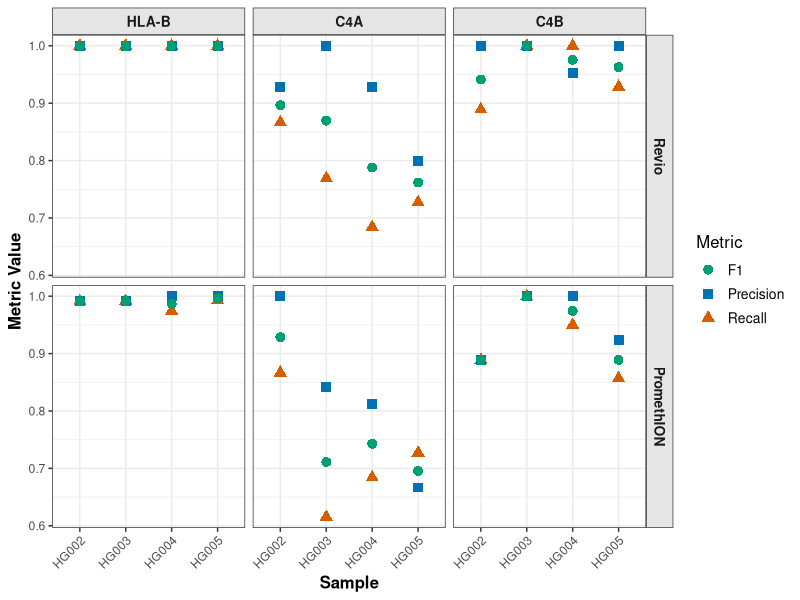
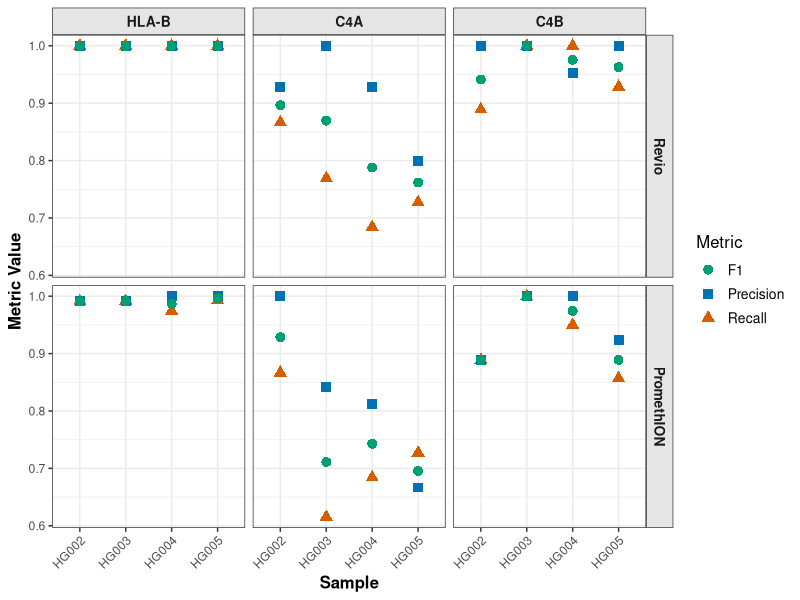
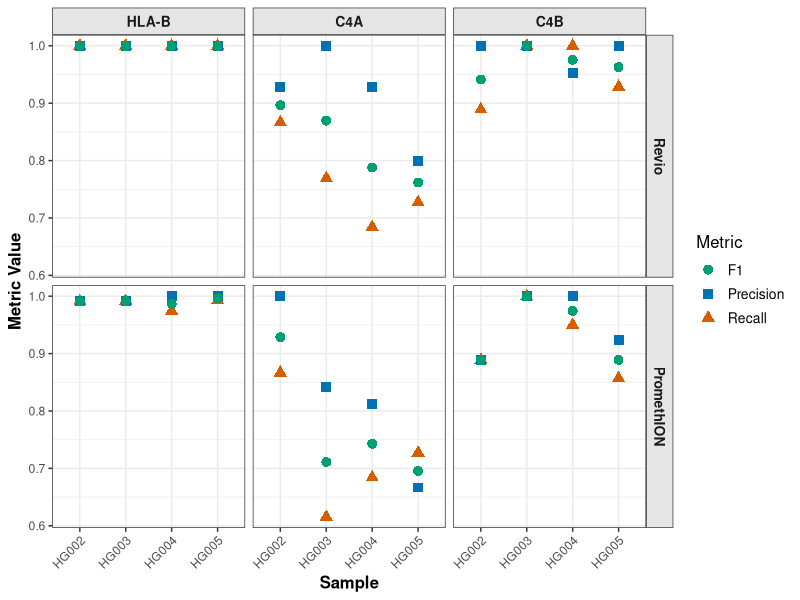

Write R code to recreate these figures, in order.
# Load necessary libraries
library(ggplot2)
library(tidyr)
library(dplyr)

# Set working directory
setwd("/Users/matt/Documents/GitHub/mhc/scripts/visualizations/concordance/")

# Read the CSV file
data <- read.csv("compare_concordance.csv", header = TRUE, stringsAsFactors = FALSE)

# Clean up the numeric columns (if necessary)
data$recall <- as.numeric(gsub("[^0-9.]", "", data$recall))
data$precision <- as.numeric(gsub("[^0-9.]", "", data$precision))
data$f1 <- as.numeric(gsub("[^0-9.]", "", data$f1))

# Rename 'platform' variables directly
data$platform[data$platform == "revio"] <- "Revio"
data$platform[data$platform == "promethion"] <- "PromethION"

# Reshape the data to long format
data_long <- data %>%
  pivot_longer(cols = c(recall, precision, f1),
               names_to = "metric",
               values_to = "value")

# Standardize the names of `metric`
data_long$metric <- recode(data_long$metric,
                           recall = "Recall",
                           precision = "Precision",
                           f1 = "F1")

# Ensure genes are ordered as columns (left to right: HLA-B, C4A, C4B)
data_long$gene <- factor(data_long$gene, levels = c("HLA-B", "C4A", "C4B"))

# Ensure platforms are ordered as rows (top to bottom: Revio, PromethION)
data_long$platform <- factor(data_long$platform, levels = c("Revio", "PromethION"))

# Debugging: Check the number of points per sample per gene per platform
debug_summary <- data_long %>%
  group_by(gene, sample, platform) %>%
  summarise(num_points = n(), .groups = "drop")

# Output debugging information
print("Debugging Summary (should be 3 data points per sample per platform):")
print(debug_summary)

# Write the debugging summary to a CSV file for further inspection if needed
write.csv(debug_summary, "debug_summary.csv", row.names = FALSE)

# Define a color-blind-friendly palette
cb_palette <- c("Recall" = "#D55E00", "Precision" = "#0072B2", "F1" = "#009E73")

# Map specific shapes to each metric
shape_mapping <- c("Recall" = 17, "Precision" = 15, "F1" = 16) # Triangle, square, circle

# Plot the data
figure <- ggplot(data_long, aes(x = sample, y = value, shape = metric, color = metric, group = metric)) +
  geom_point(size = 3) +
  facet_grid(platform ~ gene, scales = "fixed") + # Arrange genes as columns, platforms as rows, fixed scales
  theme_bw() +
  labs(
    x = "Sample",
    y = "Metric Value",
    shape = "Metric",
    color = "Metric"
  ) +
  scale_shape_manual(values = shape_mapping) +
  scale_color_manual(values = cb_palette) + # Apply color-blind-friendly palette
  theme(
    axis.text.x = element_text(angle = 45, hjust = 1),
    strip.text.x = element_text(size = 10, face = "bold"),       # Bold text for gene facet labels
    strip.text.y = element_text(size = 10, face = "bold"),       # Bold text for platform facet labels
    strip.background = element_rect(fill = "grey90"), # Light background for facet labels
    legend.title = element_text(size = 12),
    axis.title.x = element_text(size = 12, face = "bold"),
    axis.title.y = element_text(size = 12, face = "bold"),
    legend.text = element_text(size = 10)
  )

# Display the plot
print(figure)

ggsave(filename = "concordance_comparison.pdf", plot = figure, width = 169, units = "mm")
ggsave(filename = "concordance_comparison.png", plot = figure, width = 169, units = "mm")
